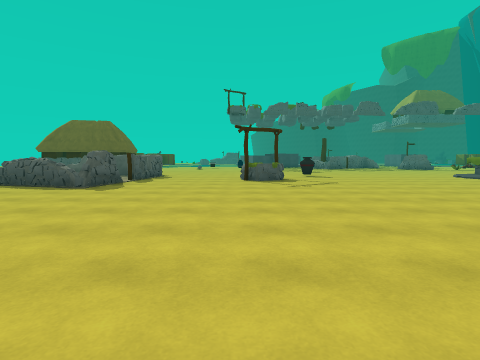
[1] (above)

24 first-person views from a walk through a 3-D level made in the Unity game engine. The camera is 1.3 m above the floor, tilts 4° down and sees 80° across. The floor is counted in squares, 2 m on a side. Each view is taken from the middle of a square. On the plan, view 1 faces up. The plan holds only what a view shows up to about 9 squares ahead; the rest is blank. The place goes on beyond the plan. The player is left out. Some animated figures are left out. Some surface patterns are stand-ins.

[2]
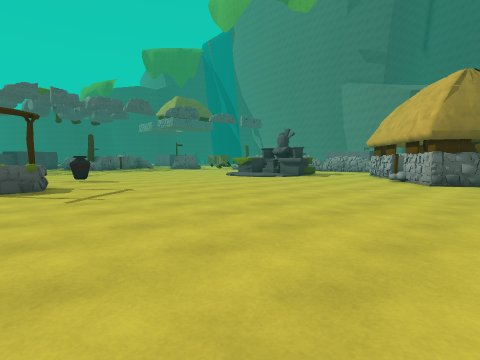

[3]
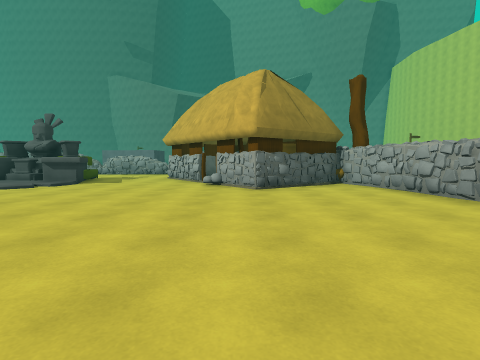

[4]
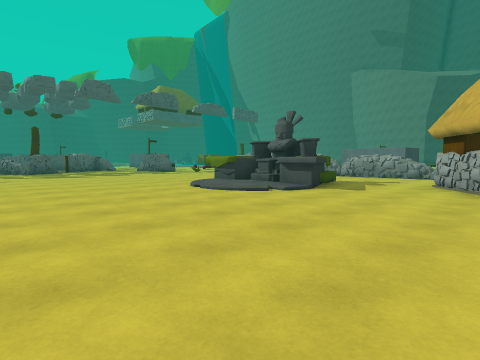

[5]
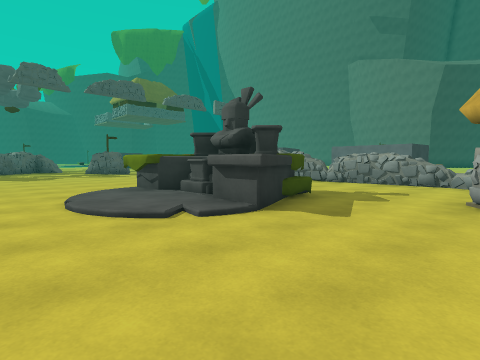

[6]
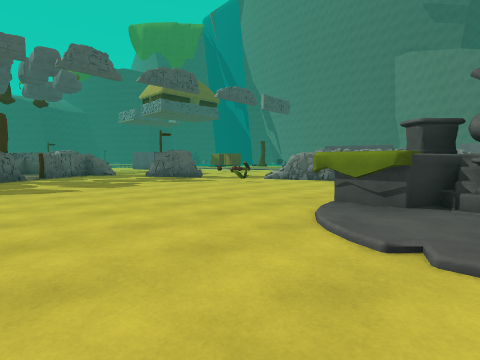

[7]
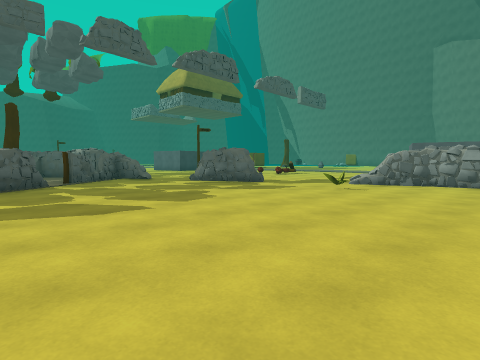

[8]
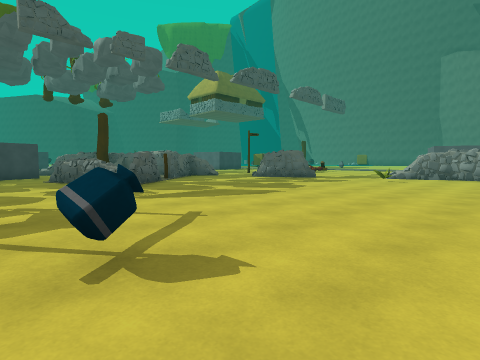

[9]
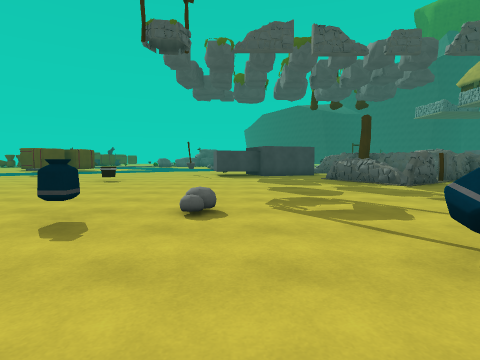

[10]
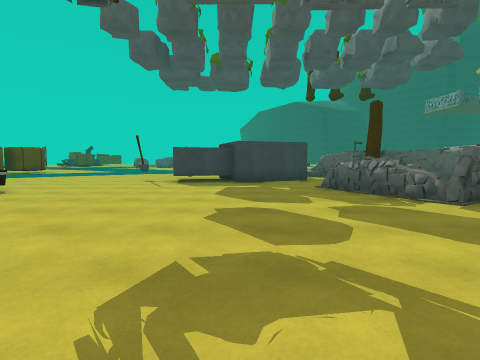

[11]
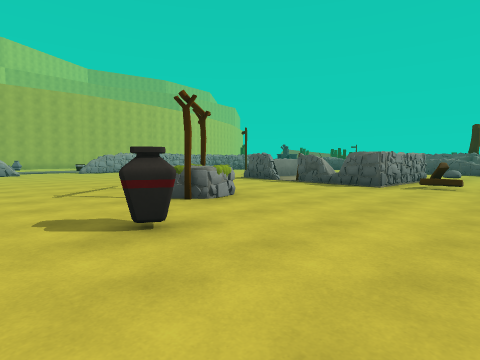

[12]
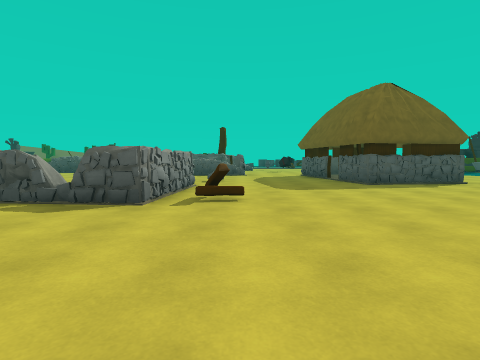

[13]
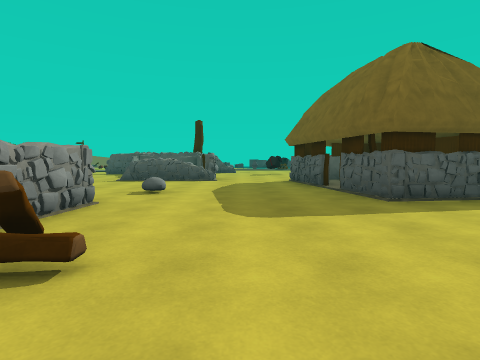

[14]
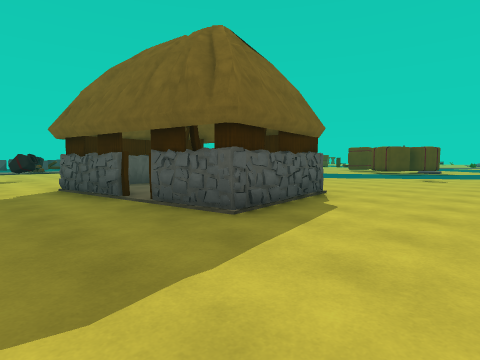

[15]
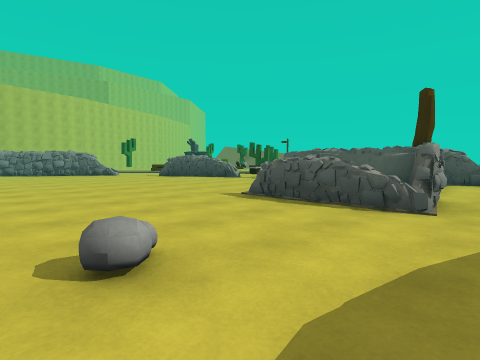

[16]
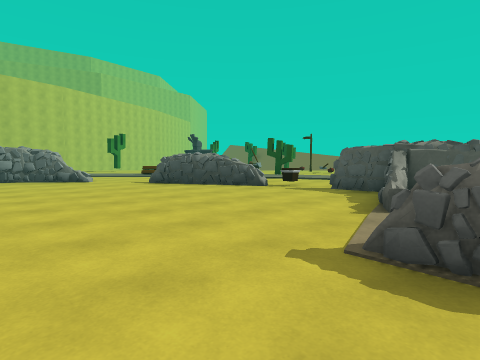

[17]
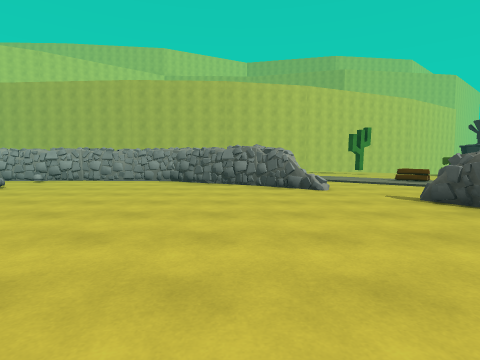

[18]
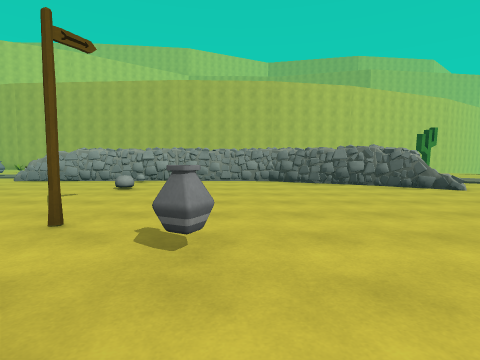

[19]
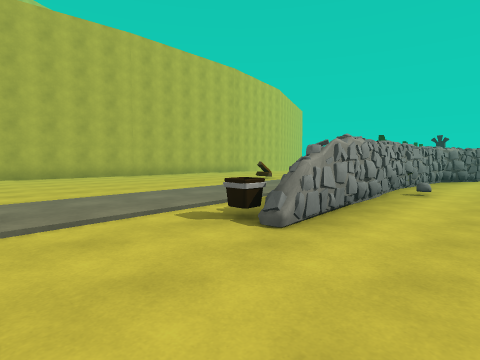

[20]
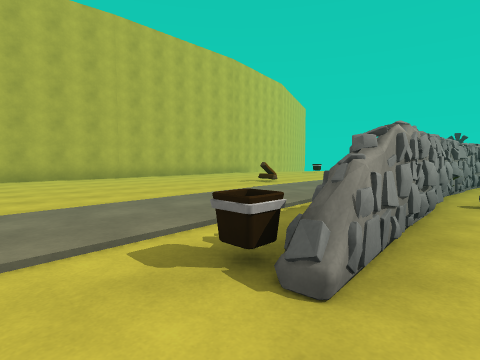

[21]
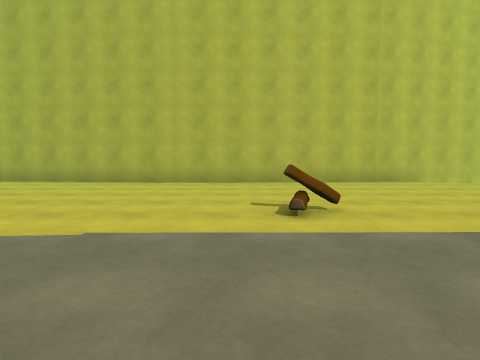

[22]
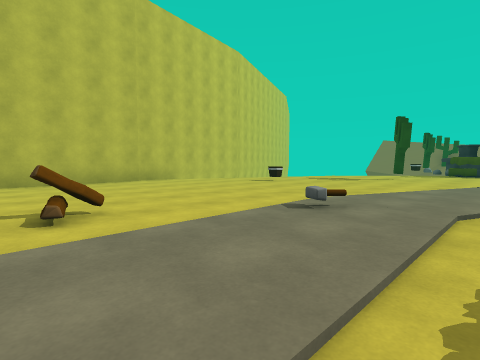

[23]
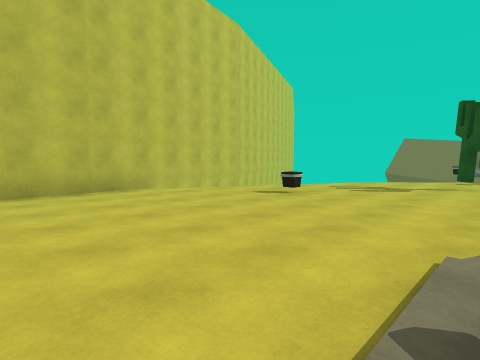

[24]
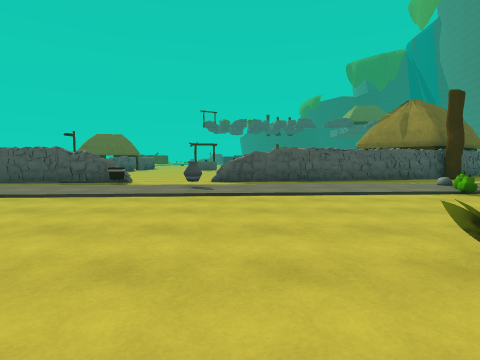

### Floor plan
Key: @ floor where view 1 was taken; # wall or solid block; x gap in a wall; . main floor; : floor 0.25 m higher than the main floor; / step, stairs or slope; = window, fence, low wall or low ledge; ^ raised ledge; v drop or lower ground; W well; A vase; H house; T tree; L log; C cactus; P plant; O other object.
Columns run from 15 left of view 1 to 15 right of it. Each row starts with its distance up from view 1.
 25          ......O#####  ##
 24         .O...........   #
 23        .... .........  .#
 22        .... .O......## .#.
 21        ..............=#....
 20        ....................#
 19       HHH..................#
 18     HH  H.....................
 17     H   H.......O.............
 16 A...HHHHH......A...........O.#
 15 A..................A.........##
 14    ...........................#
 13 ...##......L................
 12 ##  #..O.####.....A...../O.
 11 #   ^....   #.....A..../:OO   #
 10 #==......   x..WW....../:OO ..#
  9 #........=  #..WW......./OOO..#
  8 #........   x............O....^
  7 O........#^=#.................=
  6 .=......A.................HOH
  5  # .......O..............HH
  4  ##.....................HH
  3   ......................HO
  2  ...=......O.............O
  1 ....##............  ....#T
  0 L..  ###.......@.=#######
 -1  ..    ########O........
 -2      ...... ............
 -3 .................A.....
 -4 ......./..............O
 -5 C......................
 -6 .........L...........
 -7 ....................P
 -8 ...O................
 -9   v.............. .
-10    vv.............
-11   v###############
-12   ##

Where each view was taken, in squares from view 1:
view 1: 0 up, 0 right, facing up
view 2: 2 up, 0 right, facing up-right
view 3: 4 up, 2 right, facing right
view 4: 5 up, 4 right, facing up-right
view 5: 6 up, 7 right, facing up-right
view 6: 10 up, 6 right, facing up-right
view 7: 13 up, 6 right, facing up-right
view 8: 13 up, 3 right, facing up-right
view 9: 13 up, 2 right, facing up
view 10: 16 up, 3 right, facing up
view 11: 14 up, 4 right, facing down-left
view 12: 13 up, 1 right, facing left
view 13: 14 up, 2 left, facing left
view 14: 14 up, 4 left, facing up-left
view 15: 14 up, 7 left, facing down-left
view 16: 11 up, 9 left, facing down-left
view 17: 8 up, 10 left, facing down
view 18: 8 up, 7 left, facing down
view 19: 1 up, 2 right, facing down-left
view 20: 0 up, 1 right, facing down-left
view 21: 2 down, 5 left, facing down
view 22: 2 down, 5 left, facing down-left
view 23: 4 down, 7 left, facing down-left
view 24: 9 down, 3 right, facing up
